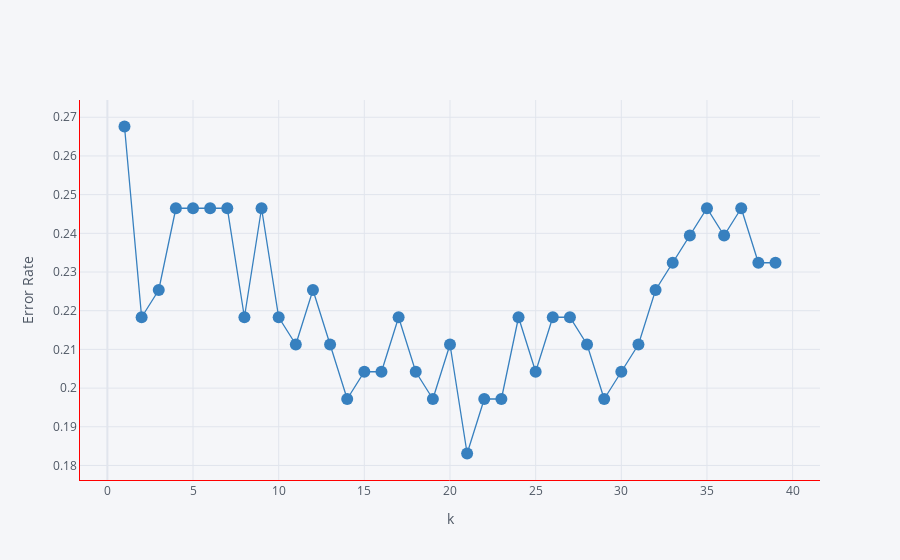

The cell this chart's notebook holds for it:
### Code cell
plt.figure(figsize=(8,4))
data.iplot(x="K",y="error rate",mode="lines + markers",linecolor="red",color="blue",xTitle="k",yTitle="Error Rate")

### Figure 1 — Plotly figure (JSON) as saved in the notebook; plotly's stock layout.template omitted (floating-point values rounded to 4 significant figures)
{"data": [{"line": {"color": "rgba(55, 128, 191, 1.0)", "dash": "solid", "shape": "linear", "width": 1.3}, "marker": {"size": 12, "symbol": "circle"}, "mode": "lines+markers", "name": "error rate", "text": "", "type": "scatter", "x": [1, 2, 3, 4, 5, 6, 7, 8, 9, 10, 11, 12, 13, 14, 15, 16, 17, 18, 19, 20, 21, 22, 23, 24, 25, 26, 27, 28, 29, 30, 31, 32, 33, 34, 35, 36, 37, 38, 39], "y": [0.2676, 0.2183, 0.2254, 0.2465, 0.2465, 0.2465, 0.2465, 0.2183, 0.2465, 0.2183, 0.2113, 0.2254, 0.2113, 0.1972, 0.2042, 0.2042, 0.2183, 0.2042, 0.1972, 0.2113, 0.1831, 0.1972, 0.1972, 0.2183, 0.2042, 0.2183, 0.2183, 0.2113, 0.1972, 0.2042, 0.2113, 0.2254, 0.2324, 0.2394, 0.2465, 0.2394, 0.2465, 0.2324, 0.2324]}], "layout": {"legend": {"bgcolor": "#F5F6F9", "font": {"color": "#4D5663"}}, "paper_bgcolor": "#F5F6F9", "plot_bgcolor": "#F5F6F9", "title": {"font": {"color": "#4D5663"}}, "xaxis": {"gridcolor": "#E1E5ED", "linecolor": "red", "showgrid": true, "tickfont": {"color": "#4D5663"}, "title": {"font": {"color": "#4D5663"}, "text": "k"}, "zerolinecolor": "#E1E5ED"}, "yaxis": {"gridcolor": "#E1E5ED", "linecolor": "red", "showgrid": true, "tickfont": {"color": "#4D5663"}, "title": {"font": {"color": "#4D5663"}, "text": "Error Rate"}, "zerolinecolor": "#E1E5ED"}}}
